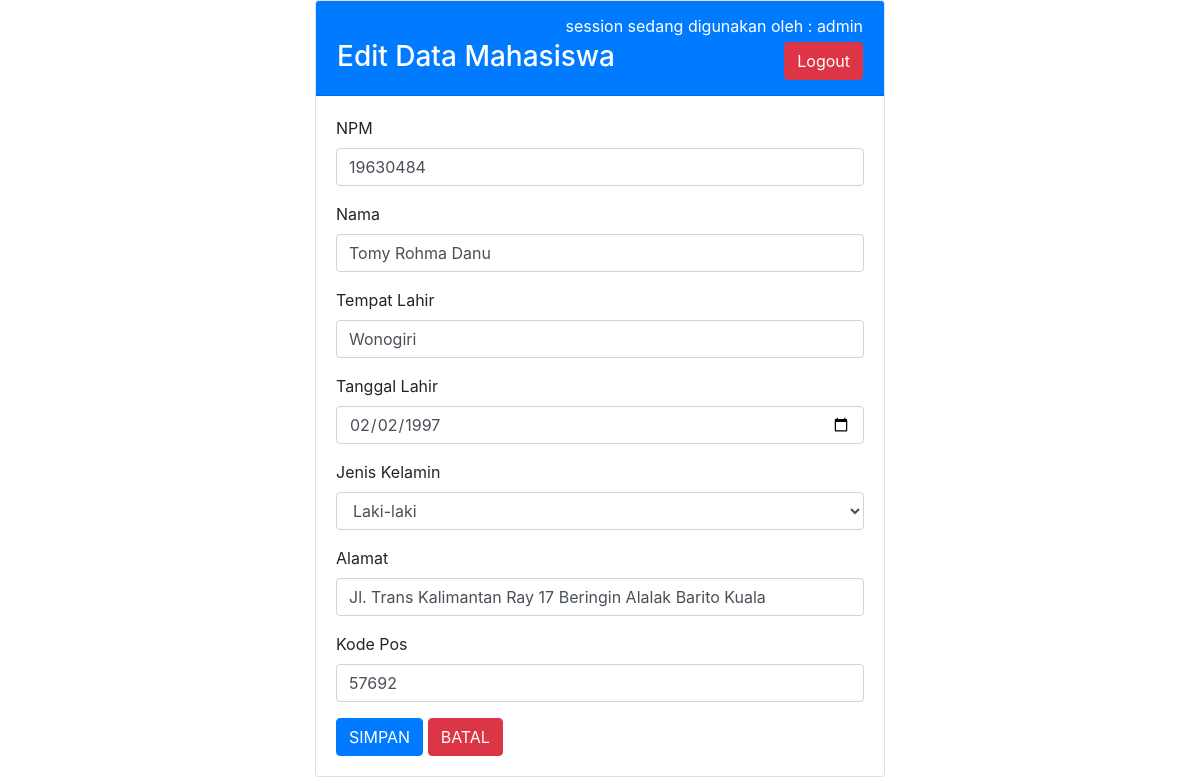
The app's page /edit_mahasiswa.php?idmahasiswa=1 (signed in) with its own data.
### tables this page shows
CREATE TABLE `tbmahasiswa` (
  `idmahasiswa` int(10) NOT NULL,
  `npm` varchar(8) NOT NULL,
  `nama` varchar(30) NOT NULL,
  `tempat_lahir` varchar(20) NOT NULL,
  `tanggal_lahir` date NOT NULL,
  `jenis_kelamin` enum('Laki-laki','Perempuan') NOT NULL,
  `alamat` text NOT NULL,
  `kode_pos` varchar(10) NOT NULL
);

### edit_mahasiswa.php (the view, shortened to what this page needs)
<?php
    include "koneksi.php";
    $id = $_GET['idmahasiswa'];
    $ambilData = mysqli_query($koneksi, "SELECT * FROM tbmahasiswa WHERE idmahasiswa='$id'");
    $data=mysqli_fetch_array($ambilData);
?>
<!DOCTYPE html>
<html lang="en">
<head>
    <link rel="stylesheet" href="css/bootstrap.css">
</head>
<body>
    <div class="container col-md-6">
        <div class="card">
            <div class="card-header bg-primary text-white">
            <table width="100%">
                <tr>
                    <td align="right" colspan=2><?php echo "session sedang digunakan oleh : ".$_SESSION['username']; ?></td>
                </tr>
                <tr>
                    <td><h3>Edit Data Mahasiswa</h3></td>
                    <td align="right"><a href="logout.php" class="btn btn-danger" onclick="return confirm('Anda akan Keluar, Lanjutkan?')">Logout</a></td>
                </tr>
                </table>
            </div>
            <div class="card-body">
            <form action="" method="POST" class="form-item">
                <div class="form-group">
                <label for="npm">NPM</label>
                <input type="text" name="npm" value="<?php echo $data['npm'] ?>" class="form-control col-md_9" placeholder="Masukkan NPM">
                </div>
                <div class="form-group">
                <label for="nama">Nama</label>
                <input type="text" name="nama" value="<?php echo $data['nama'] ?>" class="form-control col-md_9" placeholder="Masukkan Nama">
                </div>
                <div class="form-group">
                <label for="tempat_lahir">Tempat Lahir</label>
                <input type="text" name="tempat_lahir" value="<?php echo $data['tempat_lahir'] ?>" class="form-control col-md_9" placeholder="Masukkan Tempat Lahir">
                </div>
                <div class="form-group">
                <label for="tanggal_lahir">Tanggal Lahir</label>
                <input type="date" name="tanggal_lahir" value="<?php echo $data['tanggal_lahir'] ?>" class="form-control col-md_9" placeholder="Pilih Tanggal Lahir">
                </div>
                <div class="form-group">
                <label for="jenis_kelamin">Jenis Kelamin</label>
                <select name="jenis_kelamin" value="<?php echo $data['jenis_kelamin'] ?>" class="form-control col-md_9" placeholder="Pilih Jenis Kelamin">
                    <option value="Laki-laki">Laki-laki</option>
                </select>
                </div>
                <div class="form-group">
                <label for="alamat">Alamat</label>
                <input type="text" name="alamat" cols="20" rows="4" value="<?php echo $data['alamat'] ?>" class="form-control col-md_9" placeholder="Masukkan Alamat">
                </div>
                <div class="form-group">
                <label for="kode_pos">Kode Pos</label>
                <input type="Number" name="kode_pos" value="<?php echo $data['kode_pos'] ?>" class="form-control col-md_9" placeholder="Masukkan Kode Pos">
                </div>
                  <button type="submit" class="btn btn-primary" name="simpan">SIMPAN</button>
                  <a href="data_mahasiswa.php" class="btn btn-danger">BATAL</a>
            </form>
            </div>
        </div>
    </div>
</body>
</html>

### records on screen
tbmahasiswa: npm "19630484", nama "Tomy Rohma Danu", tempat_lahir "Wonogiri", tanggal_lahir "02/02/1997", jenis_kelamin "Laki-laki", alamat "Jl. Trans Kalimantan Ray 17 Beringin Alalak Barito Kuala", kode_pos "57692"

### other values on screen
$_SESSION['username'] "admin"
